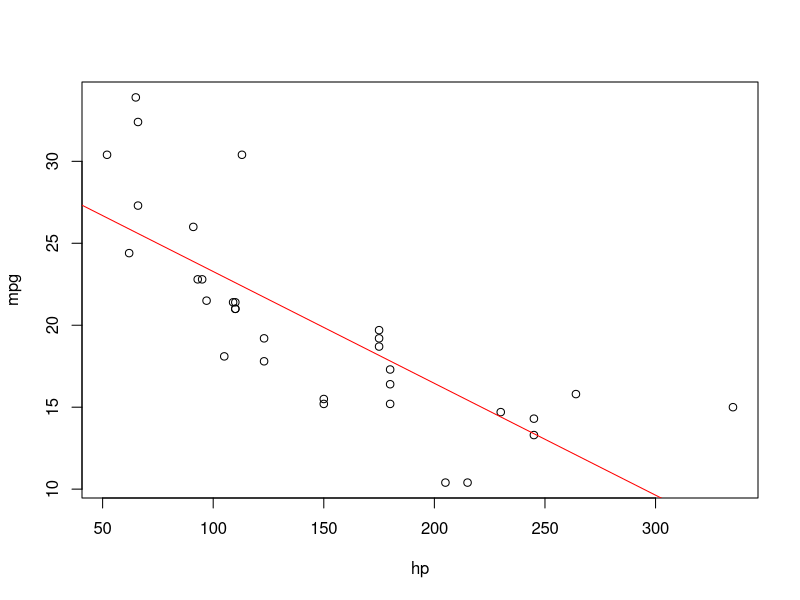
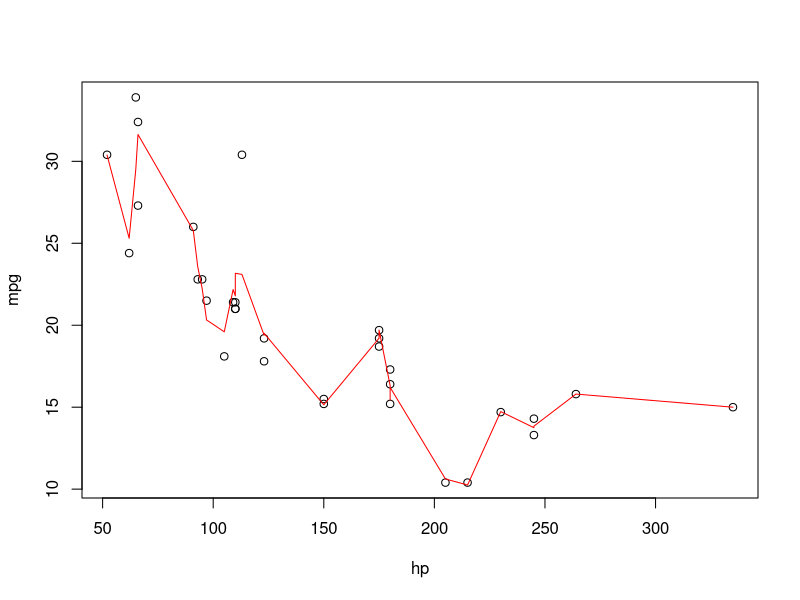
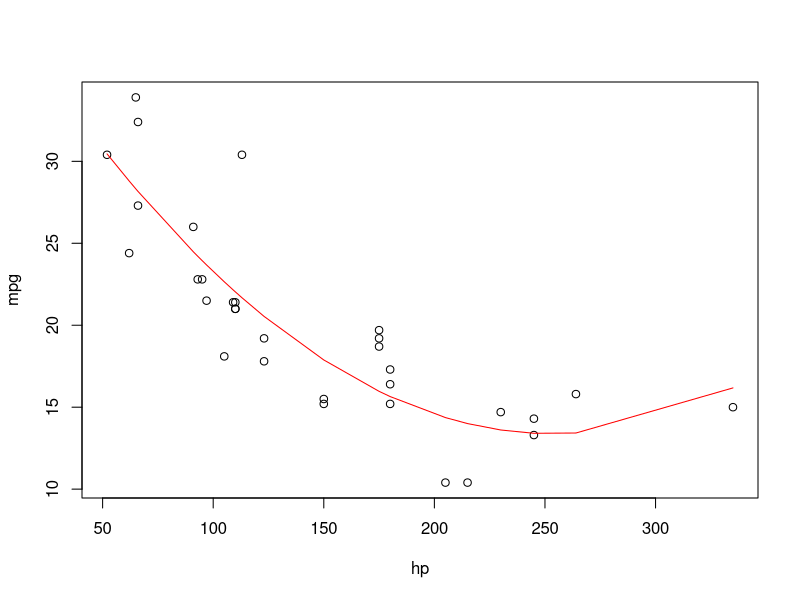
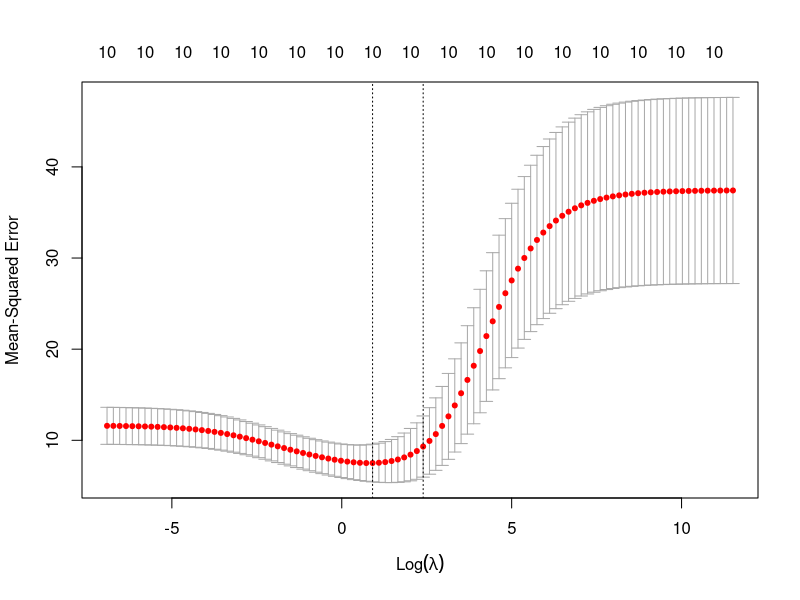
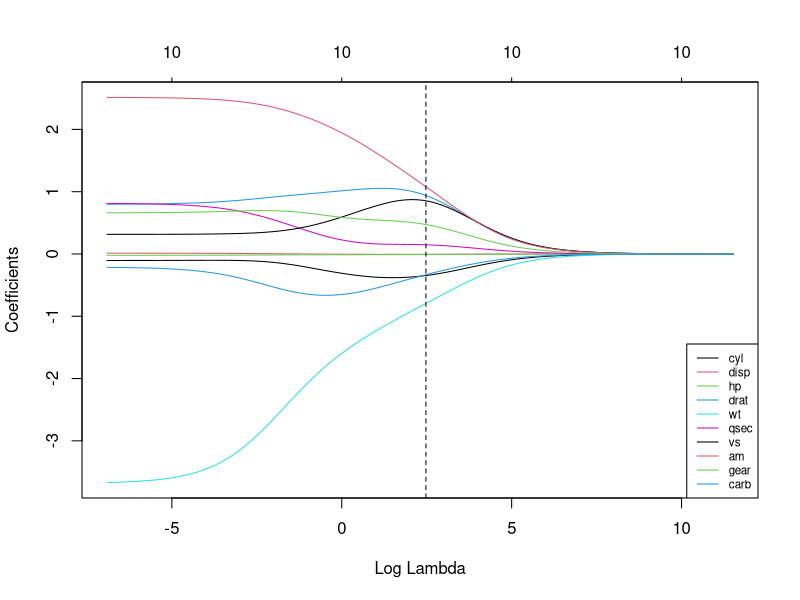
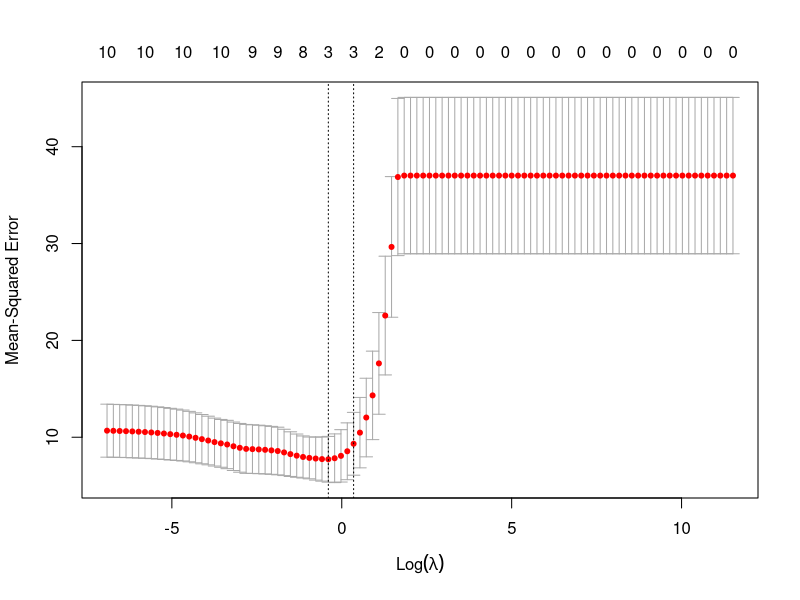
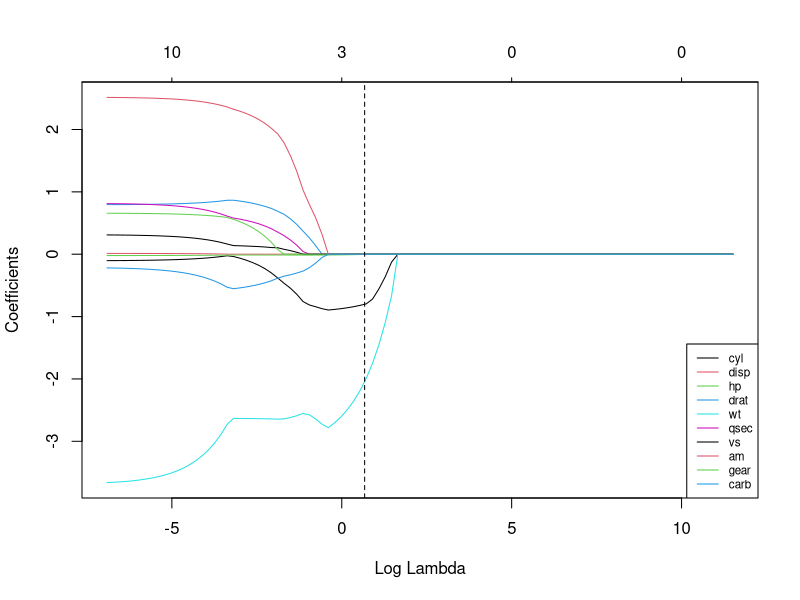

Generate these figures, in order, with R:
## ---- chunk 1
knitr::opts_chunk$set(echo = TRUE)
## ---- chunk 2
head(mtcars)
## ---- chunk 3
attach(mtcars)

modelo1 <- lm(mpg ~ hp,
              data = mtcars)
plot(mpg~hp)
abline(modelo1, col ='red')
## ---- chunk 4
modelo2 <- lm(mpg ~ poly(hp,15),
              data = mtcars)
plot(mpg~hp)
lines(sort(hp),fitted(modelo2)[order(hp)], col ='red')
## ---- chunk 5
modelo3 <- lm(mpg ~ poly(hp,2),
              data = mtcars)
plot(mpg~hp)
lines(sort(hp),fitted(modelo3)[order(hp)], col ='red')
## ---- chunk 6
library(glmnet)
library(dplyr)
## ---- chunk 7
y <- mtcars %>% 
  select(mpg) %>% 
  scale(center = TRUE, scale = FALSE) %>% 
  as.matrix()

X <- mtcars %>%
  select(-mpg) %>%
  as.matrix()
## ---- chunk 8
lambdas_candidatos <- 10^seq(-3,5,length.out = 100)

ridge_cv <- cv.glmnet(X,
                      y,
                      alpha = 0,
                      lambda = lambdas_candidatos,
                      standardize = TRUE,
                      nfolds = 10)

plot(ridge_cv)
## ---- chunk 9
lambda_escolhido <- ridge_cv$lambda.min
## ---- chunk 10
mod_rr <- glmnet(X,
                 y,
                 alpha = 0,
                 lambda = lambda_escolhido,
                 standardize = TRUE)
## ---- chunk 11
mod_rr$beta
## ---- chunk 12
y_pred_rr <- predict(mod_rr,X)
## ---- chunk 13
modelos <- glmnet(X,
                  y,
                  alpha = 0,
                  lambda = lambdas_candidatos,
                  standardize = TRUE)

plot(modelos,xvar = 'lambda')
legend('bottomright',lwd = 1, col = 1:6, legend = colnames(X), cex = .7)
abline(v = lambda_escolhido, lty = 2)
## ---- chunk 14
lambdas_candidatos_lasso <- 10^seq(-3,5,length.out = 100)

lasso_cv <- cv.glmnet(X,
                      y,
                      alpha = 1,
                      lambda = lambdas_candidatos_lasso,
                      standardize = TRUE,
                      nfolds = 10)

plot(lasso_cv)
## ---- chunk 15
lambda_lasso_escolhido <- lasso_cv$lambda.min

mod_lasso <- glmnet(X,
                 y,
                 alpha = 1,
                 lambda = lambda_lasso_escolhido,
                 standardize = TRUE)
## ---- chunk 16
y_pred_lasso <- predict(mod_lasso,X)
## ---- chunk 17
mod_lasso$beta
## ---- chunk 18
modelos_lasso <- glmnet(X,
                  y,
                  alpha = 1,
                  lambda = lambdas_candidatos_lasso,
                  standardize = TRUE)

plot(modelos_lasso,xvar = 'lambda')
legend('bottomright',lwd = 1, col = 1:6, legend = colnames(X), cex = .7)
abline(v = lambda_lasso_escolhido, lty = 2)
## ---- chunk 19
rsq_rr <- cor(y,y_pred_rr)^2
rsq_lasso <- cor(y,y_pred_lasso)^2

valores <- cbind("R2" = c(rsq_rr,rsq_lasso))
rownames(valores) <- c("Ridge Regression","Lasso")
valores
